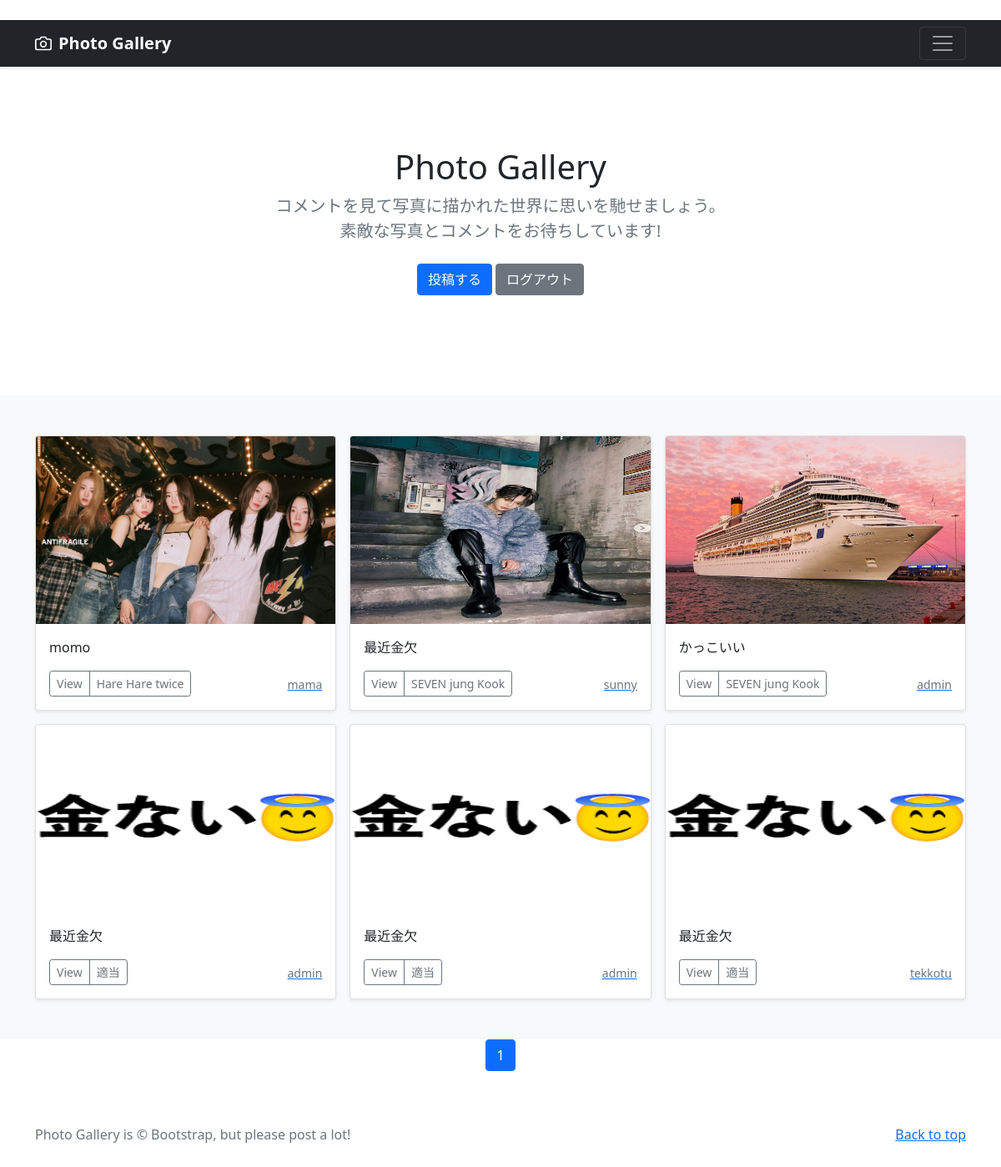
The app's page / (signed in) with its own data.
### photo/models.py (models this page shows, shortened)
class PhotoPost(models.Model):
    user = models.ForeignKey(
        CustomUser,
        verbose_name='ユーザー',
        on_delete=models.CASCADE
        )
    category = models.ForeignKey(
        Category,
        verbose_name='カテゴリ',
        on_delete=models.PROTECT
        )
    title = models.CharField(
        verbose_name='タイトル', # フィールドのタイトル
        max_length=200        # 最大文字数は200
        )
    comment = models.TextField(
        verbose_name='コメント',  # フィールドのタイトル
        )
    image1 = models.ImageField(
        verbose_name='イメージ1',# フィールドのタイトル
        upload_to = 'photos'   # MEDIA_ROOT以下のphotosにファイルを保存
        )
    image2 = models.ImageField(
        verbose_name='イメージ2',# フィールドのタイトル
        upload_to = 'photos',  # MEDIA_ROOT以下のphotosにファイルを保存
        blank=True,            # フィールド値の設定は必須でない
        null=True              # データベースにnullが保存されることを許容
        )
    posted_at = models.DateTimeField(
        verbose_name='投稿日時', # フィールドのタイトル
        auto_now_add=True       # 日時を自動追加
        )

class Category(models.Model):
    title = models.CharField(
        verbose_name='カテゴリ', # フィールドのタイトル
        max_length=20)

### accounts/models.py (models this page shows)
class CustomUser(AbstractUser):
    pass

### photo/views.py (the view)
# urls.py: path('', views.IndexView.as_view(), name='index'),
class IndexView(ListView):
    template_name ='index.html'
    queryset = PhotoPost.objects.order_by('-posted_at')
    paginate_by = 9

### photo/templates/index.html (shortened to what this page needs)
{% extends 'base.html' %}
      {% block contents %}
      {% include "photos_title.html" %}
      {% include "photos_list.html" %}
      {% include "pagination.html" %}
      {% endblock %}

### photo/templates/photos_list.html (shortened to what this page needs)
  <div class="album py-5 bg-light">
    <div class="container">
      <div class="row row-cols-1 row-cols-sm-2 row-cols-md-3 g-3">
        {% for record in object_list %}
        <div class="col">
          <div class="card shadow-sm">
            <img src="{{ record.image1.url }}"
                 class="bd-placeholder-img card-img-top"
                 width="100%" height="225"
                 xmlns="http://www.w3.org/2000/svg"
                 role="img" aria-label="Placeholder: Thumbnail"
                 preserveAspectRatio="xMidYMid slice"
                 focusable="false">
                 <rect width="100%" height="100%" fill="#55595c"/>
            <div class="card-body">
              <p class="card-text">
                {{record.title}}
              </p>
              <div class="d-flex justify-content-between align-items-center">
                <div class="btn-group">
                  <button type="button"
                          class="btn btn-sm btn-outline-secondary"
onclick="location.href='{% url 'photo:photo_detail' record.pk %}'">
                          View</button>
                  <button type="button"
                          class="btn btn-sm btn-outline-secondary"
onclick="location.href='{% url 'photo:photos_cat' category=record.category.id %}'">
                          {{record.category.title}}</button>
                </div>
                <a href="{% url 'photo:user_list' user=record.user.id %}">
                  <small class="text-muted">
                    {{record.user.username}}</small>
                </a>
              </div>
            </div>
          </div>
        </div>
        {% endfor %}
      </div>
    </div>
  </div>

### photo/templates/base.html (style rules this page uses)
.bd-placeholder-img { font-size: 1.125rem; text-anchor: middle; -webkit-user-select: none; -moz-user-select: none; user-select: none; }

### records on screen
PhotoPost: image1 (picture), title "momo", category "Hare Hare twice", user.username "mama"
PhotoPost: image1 (picture), title "最近金欠", category "SEVEN jung Kook", user.username "sunny"
PhotoPost: image1 (picture), title "かっこいい", category "SEVEN jung Kook", user.username "admin"
PhotoPost: image1 (picture), title "最近金欠", category "適当", user.username "admin"
PhotoPost: image1 (picture), title "最近金欠", category "適当", user.username "admin"
PhotoPost: image1 (picture), title "最近金欠", category "適当", user.username "tekkotu"

### other values on screen
{{ num }} "1"
